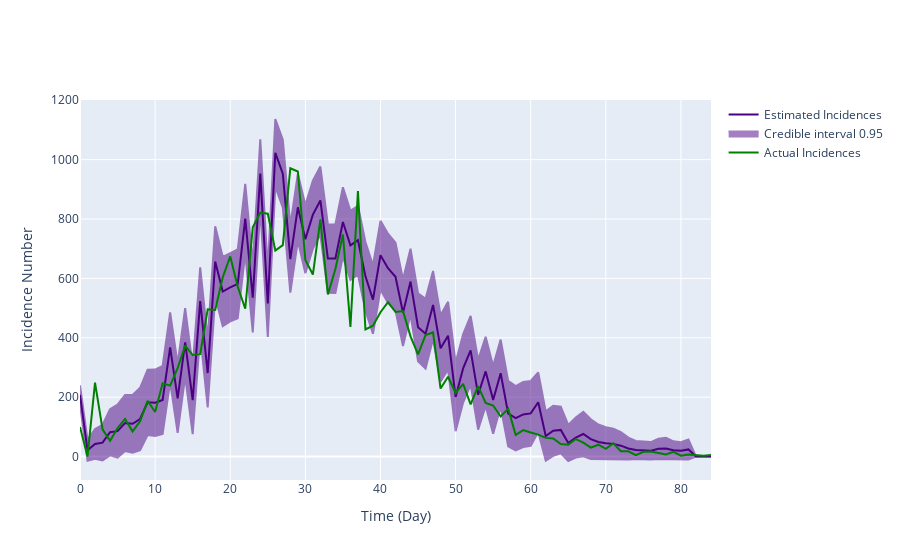

The notebook cell this image was saved under:
### Markdown cell above
Here we can see that the convergence is generally good. All values are within a resonable range. $\hat{R}$ is also pretty low and stable for all parameters, which all equals to 1.0. Then let's see the comparison between the actual incidences and the estimated ones.

Remarks:

1. At the end of the inference period, since the number of $\theta$ can be used to generate inference of $I$ is fewer and fewer, the values of last few $I$s will roughly be the its initial values at the start of the iteration. To overcome this issue, I have defined `kernel` to let users to input the values of the last few $I$s. If there is no information that the user can provide, it can be left as blank. The user can discard the last few inferences manually. After experiments, these last values will not affect $I$ values predicted at smaller time points.

### Code cell
# Plot the predicted incidences
pre_I = np.array(list(df['mean'].values[:-1]) + kernel)
pre_std = np.array(list(df['sd'].values[:-1]) + kernel)

figure = go.Figure()

trace1 = go.Scatter(
    y=pre_I,
    x=list(range(starting_time_point, end_time_point)),
    mode='lines',
    name='Estimated Incidences',
    line_color='indigo'
)

trace2 = go.Scatter(
    x=list(range(starting_time_point, end_time_point)) + list(range(starting_time_point, end_time_point))[::-1],
    y=(pre_I + 1.96 * pre_std).tolist() + (pre_I - 1.96 * pre_std).tolist()[::-1],
    fill='toself',
    fillcolor='indigo',
    line_color='indigo',
    opacity=0.5,
    mode='lines',
    name='Credible interval 0.95',
)

trace3 = go.Scatter(
    y=incidences_true,
    x=list(range(starting_time_point, end_time_point)),
    mode='lines',
    name='Actual Incidences',
    line_color='green'
)

figure.add_trace(trace1)
figure.add_trace(trace2)
figure.add_trace(trace3)
figure.update_layout(xaxis_title='Time (Day)', yaxis_title='Incidence Number')

### Figure 1 — Plotly figure (JSON) as saved in the notebook; plotly's stock layout.template omitted (floating-point values rounded to 4 significant figures; data arrays with more than 128 entries replaced by an {"elided": "..."} marker saying what was removed)
{"data": [{"line": {"color": "indigo"}, "mode": "lines", "name": "Estimated Incidences", "type": "scatter", "x": [0, 1, 2, 3, 4, 5, 6, 7, 8, 9, 10, 11, 12, 13, 14, 15, 16, 17, 18, 19, 20, 21, 22, 23, 24, 25, 26, 27, 28, 29, 30, 31, 32, 33, 34, 35, 36, 37, 38, 39, 40, 41, 42, 43, 44, 45, 46, 47, 48, 49, 50, 51, 52, 53, 54, 55, 56, 57, 58, 59, 60, 61, 62, 63, 64, 65, 66, 67, 68, 69, 70, 71, 72, 73, 74, 75, 76, 77, 78, 79, 80, 81, 82, 83, 84], "y": [208.2, 21.55, 42.64, 46.9, 82.14, 85.67, 112.9, 110.3, 126.5, 182.6, 181.4, 190.9, 368.0, 196.2, 384.5, 189.9, 523.3, 281.4, 656.9, 555.9, 570.2, 581.7, 801.7, 534.8, 953.5, 516.1, 1023.0, 952.8, 665.3, 839.4, 732.2, 814.8, 862.5, 666.9, 666.9, 790.1, 711.4, 728.5, 607.0, 528.8, 678.1, 634.2, 605.6, 484.5, 589.3, 435.6, 413.9, 510.8, 364.7, 407.2, 200.9, 296.9, 357.8, 208.1, 286.9, 191.0, 280.6, 144.6, 129.2, 141.9, 145.3, 183.1, 69.41, 87.06, 89.77, 45.96, 64.25, 76.04, 58.84, 49.12, 44.67, 42.83, 36.81, 27.14, 22.26, 21.24, 19.59, 26.14, 27.48, 21.27, 19.73, 24.12, 0, 0, 0]}, {"fill": "toself", "fillcolor": "indigo", "line": {"color": "indigo"}, "mode": "lines", "name": "Credible interval 0.95", "opacity": 0.5, "type": "scatter", "x": {"elided": "170 int values"}, "y": {"elided": "170 float values"}}, {"line": {"color": "green"}, "mode": "lines", "name": "Actual Incidences", "type": "scatter", "x": [0, 1, 2, 3, 4, 5, 6, 7, 8, 9, 10, 11, 12, 13, 14, 15, 16, 17, 18, 19, 20, 21, 22, 23, 24, 25, 26, 27, 28, 29, 30, 31, 32, 33, 34, 35, 36, 37, 38, 39, 40, 41, 42, 43, 44, 45, 46, 47, 48, 49, 50, 51, 52, 53, 54, 55, 56, 57, 58, 59, 60, 61, 62, 63, 64, 65, 66, 67, 68, 69, 70, 71, 72, 73, 74, 75, 76, 77, 78, 79, 80, 81, 82, 83, 84], "y": [100, 0, 249, 92, 53, 96, 127, 85, 119, 188, 150, 247, 239, 298, 374, 342, 345, 496, 494, 604, 674, 572, 498, 772, 822, 818, 694, 712, 971, 960, 662, 613, 799, 546, 632, 748, 437, 894, 428, 441, 486, 520, 487, 490, 405, 344, 409, 418, 229, 269, 214, 245, 176, 237, 181, 172, 135, 161, 73, 89, 81, 74, 63, 61, 42, 40, 59, 47, 30, 40, 26, 45, 18, 18, 5, 16, 17, 11, 7, 16, 3, 7, 6, 3, 5, 6, 1, 8, 1, 0, 0]}], "layout": {"xaxis": {"title": {"text": "Time (Day)"}}, "yaxis": {"title": {"text": "Incidence Number"}}}}
